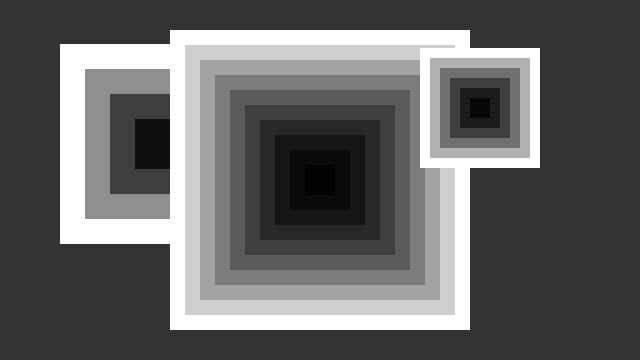
Frame 1 (no input)
Frame 2 (the mouse pressed at the canvas centre, redrawn once): identical to frame 1, image omitted

The Processing sketch that drew this single still picture (run headless with seeded random() and noise(); the mouse was pressed at the canvas centre and the sketch redrawn once):

// Processing sketch: Functions
// ── Functions.pde
/**
 * Functions.
 *
 * The drawTarget() function makes it easy to draw many distinct targets.
 * Each call to drawTarget() specifies the position, size, and number of
 * rings for each target.
 */


void setup() {
  size(640, 360);
  background(51);
  noStroke();
  noLoop();
}

void draw() {
  drawTarget(width*0.25, height*0.4, 200, 4);
  drawTarget(width*0.5, height*0.5, 300, 10);
  drawTarget(width*0.75, height*0.3, 120, 6);
}

void drawTarget(float xloc, float yloc, int size, int num) {
  float steps = size/num;
  for (int i = 0; i < num; i++) {
    fill(calcGrayValue(i, num));
    rect(xloc - size/2 + i*steps*.5, yloc - size/2 + i*steps*.5, size - i*steps, size - i*steps);
  }
}

float calcGrayValue(int n, int num) {
  n = num - n;
  return map(n*n, 0, num*num, 0, 255);
}
